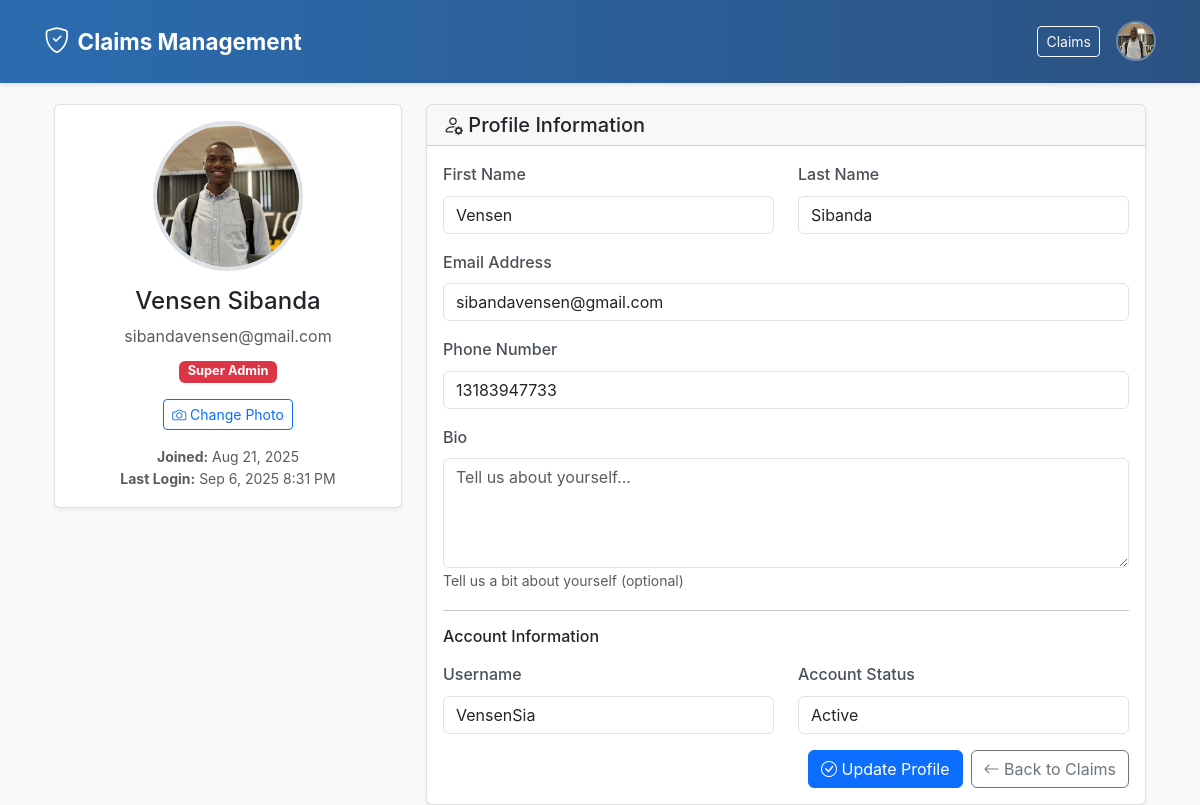
/profile/ (signed in), run on the app's committed database.
### claims/models.py (models this page shows, shortened)
class UserProfile(models.Model):
    user = models.OneToOneField(User, on_delete=models.CASCADE, related_name='profile')
    profile_picture = models.ImageField(
        upload_to=user_profile_picture_path,
        blank=True,
        null=True,
        help_text="Profile picture (max 2MB, JPEG/PNG only)"
    )
    bio = models.TextField(max_length=500, blank=True, help_text="Brief bio or description")
    phone_number = models.CharField(max_length=15, blank=True)
    created_at = models.DateTimeField(auto_now_add=True)
    updated_at = models.DateTimeField(auto_now=True)
    def get_profile_picture_url(self):
        if self.profile_picture:
            return self.profile_picture.url
        else:
            return '/static/images/homeie.jpeg'
    class Meta:
        ordering = ['-created_at']

### claims/views.py (the view)
# urls.py: path('profile/', views.profile_view, name='profile'),
@login_required
def profile_view(request):
    profile, created = UserProfile.objects.get_or_create(user=request.user)
    if request.method == 'POST':
        form = UserProfileForm(request.POST, instance=profile, user=request.user)
        if form.is_valid():
            form.save(user=request.user)
            messages.success(request, 'Profile updated successfully!')
            return redirect('claims:profile')
    else:
        form = UserProfileForm(instance=profile, user=request.user)
    context = {
        'form': form,
        'profile': profile,
        'user': request.user
    }
    return render(request, 'claims/profile.html', context)

### claims/forms.py (shortened to what this page needs)
class UserProfileForm(forms.ModelForm):
    first_name = forms.CharField(max_length=30, required=False)
    last_name = forms.CharField(max_length=30, required=False)
    email = forms.EmailField(required=True)
    class Meta:
        model = UserProfile
        fields = ['bio', 'phone_number']
        widgets = {
            'bio': forms.Textarea(attrs={
                'class': 'form-control',
                'rows': 4,
                'placeholder': 'Tell us about yourself...'
            }),
            'phone_number': forms.TextInput(attrs={
                'class': 'form-control',
                'placeholder': '+1 (555) 123-4567'
            })
        }
    def __init__(self, *args, **kwargs):
        user = kwargs.pop('user', None)
        super().__init__(*args, **kwargs)
        if user:
            self.fields['first_name'].initial = user.first_name
            self.fields['last_name'].initial = user.last_name
            self.fields['email'].initial = user.email
        for field in self.fields.values():
            if 'class' not in field.widget.attrs:
                field.widget.attrs['class'] = 'form-control'

### templates/claims/profile.html (shortened to what this page needs)
{% extends 'base.html' %}
{% load static %}
{% block content %}
<div class="container">
    <div class="row">
        <div class="col-md-4">
            <div class="card mb-4">
                <div class="card-body text-center">
                    <div class="profile-picture-container mb-3">
                        <img src="{{ profile.get_profile_picture_url }}"
                             alt="Profile Picture"
                             class="profile-picture rounded-circle"
                             id="profile-img">
                    </div>
                    <h4>{{ user.get_full_name|default:user.username }}</h4>
                    <p class="text-muted mb-2">{{ user.email }}</p>
                    <div class="mb-3">
                        {% if user.is_superuser %}
                            <span class="badge bg-danger">Super Admin</span>
                        {% elif user.is_staff %}
                            <span class="badge bg-warning">Admin</span>
                        {% else %}
                            <span class="badge bg-primary">Analyst</span>
                        {% endif %}
                    </div>
                    <form id="picture-upload-form" method="post" enctype="multipart/form-data" class="mb-3">
                        <button type="button" class="btn btn-outline-primary btn-sm"
                                onclick="document.getElementById('picture-input').click();">
                            <i class="bi bi-camera"></i> Change Photo
                        </button>
                    </form>
                    <div class="text-muted small">
                        <div><strong>Joined:</strong> {{ user.date_joined|date:"M j, Y" }}</div>
                        <div><strong>Last Login:</strong>
                            {% if user.last_login %}
                                {{ user.last_login|date:"M j, Y g:i A" }}
                            {% else %}
                                Never
                            {% endif %}
                        </div>
                    </div>
                </div>
            </div>
        </div>
        <div class="col-md-8">
            <div class="card">
                <div class="card-header">
                    <h5 class="mb-0"><i class="bi bi-person-gear"></i> Profile Information</h5>
                </div>
                <div class="card-body">
                    <form method="post">
                        <div class="row mb-3">
                            <div class="col-md-6">
                                <label for="{{ form.first_name.id_for_label }}" class="form-label">First Name</label>
                                {{ form.first_name }}
                            </div>
                            <div class="col-md-6">
                                <label for="{{ form.last_name.id_for_label }}" class="form-label">Last Name</label>
                                {{ form.last_name }}
                            </div>
                        </div>
                        <div class="mb-3">
                            <label for="{{ form.email.id_for_label }}" class="form-label">Email Address</label>
                            {{ form.email }}
                        </div>
                        <div class="mb-3">
                            <label for="{{ form.phone_number.id_for_label }}" class="form-label">Phone Number</label>
                            {{ form.phone_number }}
                        </div>
                        <div class="mb-3">
                            <label for="{{ form.bio.id_for_label }}" class="form-label">Bio</label>
                            {{ form.bio }}
                            <small class="form-text text-muted">Tell us a bit about yourself (optional)</small>
                        </div>
                        <hr>
                        <h6 class="mb-3">Account Information</h6>
                        <div class="row mb-3">
                            <div class="col-md-6">
                                <label class="form-label">Username</label>
                                <input type="text" class="form-control" value="{{ user.username }}" readonly>
                            </div>
                            <div class="col-md-6">
                                <label class="form-label">Account Status</label>
                                <input type="text" class="form-control"
                                       value="{% if user.is_active %}Active{% else %}Inactive{% endif %}" readonly>
                            </div>
                        </div>
                        <div class="d-grid gap-2 d-md-flex justify-content-md-end">
                            <button type="submit" class="btn btn-primary">
                                <i class="bi bi-check-circle"></i> Update Profile
                            </button>
                            <a href="{% url 'claims:claims_list' %}" class="btn btn-outline-secondary">
                                <i class="bi bi-arrow-left"></i> Back to Claims
                            </a>
                        </div>
                    </form>
                </div>
            </div>
        </div>
    </div>
</div>
{% endblock %}

### templates/base.html (shortened to what this page needs)
{% load static %}
<!DOCTYPE html>
<html lang="en">
<head>
    <link href="https://cdn.jsdelivr.net/npm/bootstrap@5.3.2/dist/css/bootstrap.min.css" rel="stylesheet">
    <link rel="stylesheet" href="https://cdn.jsdelivr.net/npm/bootstrap-icons@1.11.0/font/bootstrap-icons.css">
    <link rel="stylesheet" href="{% static 'css/claims.css' %}">
</head>
<body>
    <nav class="navbar navbar-expand-lg navbar-dark fixed-top navbar-fixed" style="background: linear-gradient(90deg, #2b6cb0, #2c5282); padding: 1rem 2rem; z-index: 1030;">
        <div class="container-fluid">
            <a class="navbar-brand fw-bold d-flex align-items-center" href="{% url 'claims:claims_list' %}" style="font-size: 1.4rem;">
                <i class="bi bi-shield-check me-2" style="font-size: 1.6rem;"></i>
                Claims Management
            </a>
            {% if user.is_authenticated %}
            <div class="navbar-nav ms-auto">
                <div class="d-flex align-items-center gap-3">
                    <a href="{% url 'claims:claims_list' %}" class="btn btn-outline-light btn-sm">
                        Claims
                    </a>
                    <div class="dropdown">
                        <a href="#" role="button" data-bs-toggle="dropdown" aria-expanded="false" style="text-decoration: none;">
                            {% if user.profile.profile_picture %}
                                <img src="{{ user.profile.profile_picture.url }}" alt="Profile" class="rounded-circle" style="width: 40px; height: 40px; object-fit: cover; border: 2px solid rgba(255,255,255,0.3); cursor: pointer;">
                            {% else %}
                                <div class="rounded-circle bg-light text-primary d-flex align-items-center justify-content-center" style="width: 40px; height: 40px; font-size: 16px; font-weight: bold; border: 2px solid rgba(255,255,255,0.3); cursor: pointer;">
                                    {{ user.username|first|upper }}
                                </div>
                            {% endif %}
                        </a>
                    </div>
                </div>
            </div>
            {% endif %}
        </div>
    </nav>
    <main class="container mt-4">
        {% block content %}{% endblock %}
    </main>
</body>
</html>

### static/css/claims.css (style rules this page uses)
* { margin: 0; padding: 0; box-sizing: border-box; }
body { font-family: -apple-system, BlinkMacSystemFont, 'Segoe UI', Roboto, sans-serif; background-color: #f8fafc; color: #334155; line-height: 1.6; }

### templates/base.html (style rules this page uses)
.navbar-fixed { box-shadow: 0 2px 4px rgba(0,0,0,0.1); transition: box-shadow 0.3s ease; z-index: 1030; }
body { padding-top: 80px; }
html { scroll-behavior: smooth; }
.navbar { z-index: 1030; }

### templates/claims/profile.html (style rules this page uses)
.profile-picture-container { position: relative; display: inline-block; cursor: pointer; }
.profile-picture { width: 150px; height: 150px; object-fit: cover; border: 4px solid #dee2e6; transition: all 0.3s ease; }
.card { box-shadow: 0 0.125rem 0.25rem rgba(0, 0, 0, 0.075); border: 1px solid rgba(0, 0, 0, 0.125); }
.badge { font-size: 0.8rem; }
.form-label { font-weight: 500; color: #495057; }
.container { padding-top: 0; }

### data on the page
UserProfile: get_profile_picture_url (picture), phone_number "13183947733"

### other printed values
{{ user.get_full_name|default:user.username }} "Vensen Sibanda"
{{ user.email }} "sibandavensen@gmail.com"
{{ user.date_joined|date:"M j, Y" }} "Aug 21, 2025"
{{ user.last_login|date:"M j, Y g:i A" }} "Sep 6, 2025 8:31 PM"
